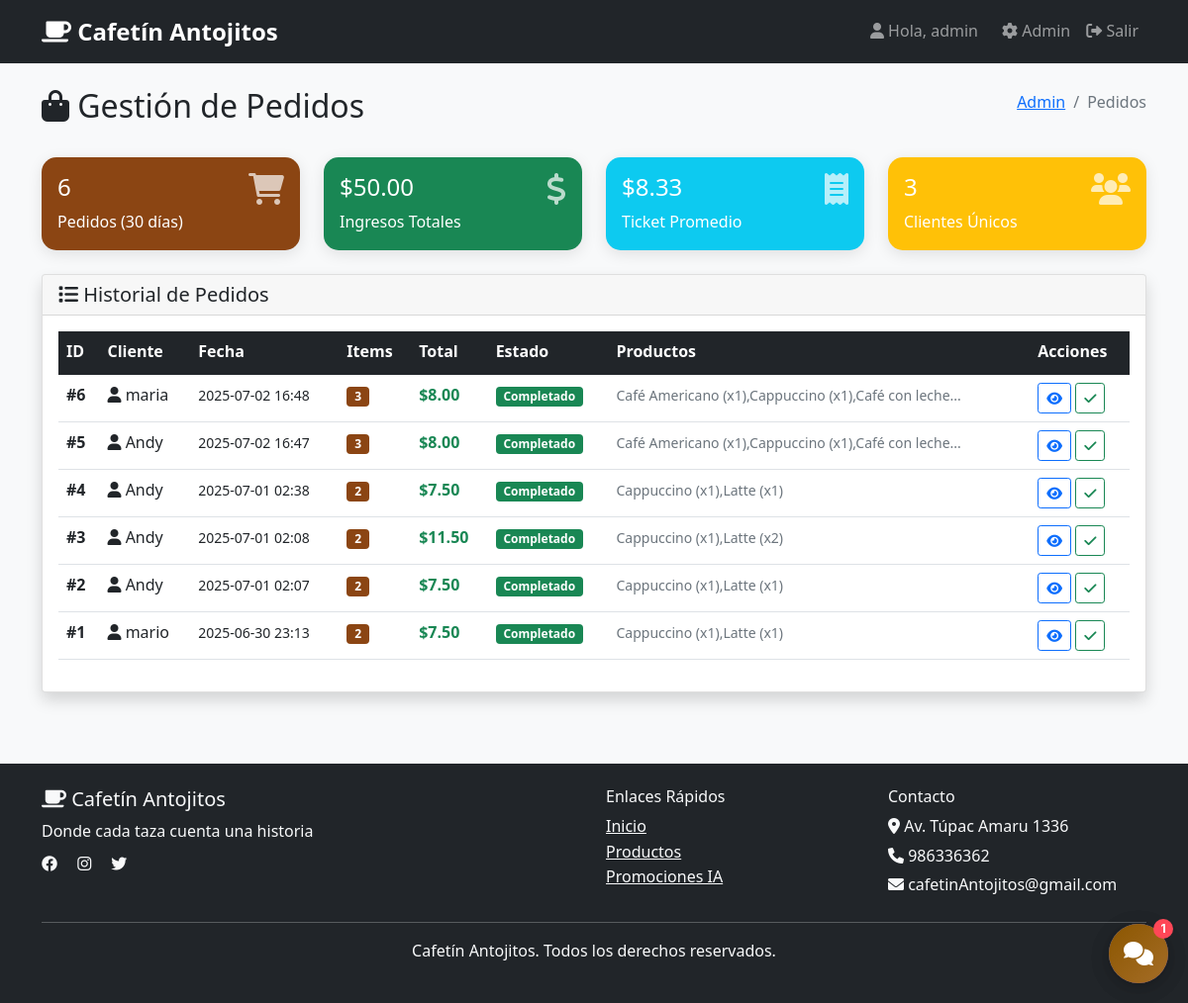
/admin/pedidos (signed in), run on the app's committed database.
### tables this page shows
CREATE TABLE pedidos (
            id INTEGER PRIMARY KEY AUTOINCREMENT,
            user_id INTEGER,
            total REAL NOT NULL,
            estado TEXT DEFAULT 'completado',
            created_at TIMESTAMP DEFAULT CURRENT_TIMESTAMP,
            FOREIGN KEY (user_id) REFERENCES usuarios (id)
        );

### app.py (the view)
@app.route('/admin/pedidos')
def admin_pedidos():
    if 'user_id' not in session or session.get('role') != 'admin':
        flash('Acceso denegado', 'error')
        return redirect(url_for('index'))
    conn = get_db_connection()
    pedidos = conn.execute('''
        SELECT
            p.*,
            u.username,
            COUNT(pd.id) as total_items,
            GROUP_CONCAT(pr.nombre || ' (x' || pd.cantidad || ')') as productos
        FROM pedidos p
        JOIN usuarios u ON p.user_id = u.id
        LEFT JOIN pedido_detalles pd ON p.id = pd.pedido_id
        LEFT JOIN productos pr ON pd.producto_id = pr.id
        GROUP BY p.id
        ORDER BY p.created_at DESC
    ''').fetchall()
    stats_pedidos = conn.execute('''
        SELECT
            COUNT(*) as total_pedidos,
            SUM(total) as ingresos_totales,
            AVG(total) as ticket_promedio,
            COUNT(DISTINCT user_id) as clientes_unicos
        FROM pedidos
        WHERE created_at >= date('now', '-30 days')
    ''').fetchone()
    conn.close()
    return render_template('admin_pedidos.html',
                         pedidos=pedidos,
                         stats_pedidos=stats_pedidos)

### app.py (called while the page is built)
def get_db_connection():
    conn = sqlite3.connect(DATABASE)
    conn.row_factory = sqlite3.Row
    return conn

### templates/admin_pedidos.html (shortened to what this page needs)
{% extends "base.html" %}
{% block content %}
<div class="container py-4">
    <div class="d-flex justify-content-between align-items-center mb-4">
        <h2><i class="fas fa-shopping-bag"></i> Gestión de Pedidos</h2>
        <nav aria-label="breadcrumb">
            <ol class="breadcrumb">
                <li class="breadcrumb-item"><a href="{{ url_for('admin') }}">Admin</a></li>
                <li class="breadcrumb-item active">Pedidos</li>
            </ol>
        </nav>
    </div>
    <div class="row mb-4">
        <div class="col-md-3">
            <div class="card stats-card bg-primary text-white">
                <div class="card-body">
                    <div class="d-flex justify-content-between">
                        <div>
                            <h4>{{ stats_pedidos.total_pedidos or 0 }}</h4>
                            <p class="mb-0">Pedidos (30 días)</p>
                        </div>
                        <div class="stats-icon">
                            <i class="fas fa-shopping-cart fa-2x"></i>
                        </div>
                    </div>
                </div>
            </div>
        </div>
        <div class="col-md-3">
            <div class="card stats-card bg-success text-white">
                <div class="card-body">
                    <div class="d-flex justify-content-between">
                        <div>
                            <h4>${{ "%.2f"|format(stats_pedidos.ingresos_totales or 0) }}</h4>
                            <p class="mb-0">Ingresos Totales</p>
                        </div>
                        <div class="stats-icon">
                            <i class="fas fa-dollar-sign fa-2x"></i>
                        </div>
                    </div>
                </div>
            </div>
        </div>
        <div class="col-md-3">
            <div class="card stats-card bg-info text-white">
                <div class="card-body">
                    <div class="d-flex justify-content-between">
                        <div>
                            <h4>${{ "%.2f"|format(stats_pedidos.ticket_promedio or 0) }}</h4>
                            <p class="mb-0">Ticket Promedio</p>
                        </div>
                        <div class="stats-icon">
                            <i class="fas fa-receipt fa-2x"></i>
                        </div>
                    </div>
                </div>
            </div>
        </div>
        <div class="col-md-3">
            <div class="card stats-card bg-warning text-white">
                <div class="card-body">
                    <div class="d-flex justify-content-between">
                        <div>
                            <h4>{{ stats_pedidos.clientes_unicos or 0 }}</h4>
                            <p class="mb-0">Clientes Únicos</p>
                        </div>
                        <div class="stats-icon">
                            <i class="fas fa-users fa-2x"></i>
                        </div>
                    </div>
                </div>
            </div>
        </div>
    </div>
    <div class="card shadow">
        <div class="card-header">
            <h5 class="mb-0"><i class="fas fa-list"></i> Historial de Pedidos</h5>
        </div>
        <div class="card-body">
            {% if pedidos %}
            <div class="table-responsive">
                <table class="table table-hover">
                    <thead class="table-dark">
                        <tr>
                            <th>ID</th>
                            <th>Cliente</th>
                            <th>Fecha</th>
                            <th>Items</th>
                            <th>Total</th>
                            <th>Estado</th>
                            <th>Productos</th>
                            <th>Acciones</th>
                        </tr>
                    </thead>
                    <tbody>
                        {% for pedido in pedidos %}
                        <tr>
                            <td><strong>#{{ pedido.id }}</strong></td>
                            <td>
                                <i class="fas fa-user"></i> {{ pedido.username }}
                            </td>
                            <td>
                                <small>{{ pedido.created_at[:16] }}</small>
                            </td>
                            <td>
                                <span class="badge bg-primary">{{ pedido.total_items or 0 }}</span>
                            </td>
                            <td>
                                <strong class="text-success">${{ "%.2f"|format(pedido.total) }}</strong>
                            </td>
                            <td>
                                <span class="badge {% if pedido.estado == 'completado' %}bg-success{% elif pedido.estado == 'pendiente' %}bg-warning{% else %}bg-secondary{% endif %}">
                                    {{ pedido.estado.title() }}
                                </span>
                            </td>
                            <td>
                                <small class="text-muted">
                                    {{ pedido.productos[:50] }}{% if pedido.productos and pedido.productos|length > 50 %}...{% endif %}
                                </small>
                            </td>
                            <td>
                                <button class="btn btn-sm btn-outline-primary" onclick="verDetalles({{pedido.id}})">
                                    <i class="fas fa-eye"></i>
                                </button>
                                <button class="btn btn-sm btn-outline-success" onclick="cambiarEstado({{pedido.id}}, 'completado')">
                                    <i class="fas fa-check"></i>
                                </button>
                            </td>
                        </tr>
                        {% endfor %}
                    </tbody>
                </table>
            </div>
            {% else %}
            <div class="text-center py-4">
                <i class="fas fa-shopping-bag fa-3x text-muted mb-3"></i>
                <h5>No hay pedidos registrados</h5>
                <p class="text-muted">Los pedidos aparecerán aquí cuando los clientes realicen compras.</p>
            </div>
            {% endif %}
        </div>
    </div>
</div>
{% endblock %}

### static/style.css (style rules this page uses)
:root { --primary-color: #8b4513; --secondary-color: #d2691e; --accent-color: #f4a460; --dark-color: #2c1810; --light-color: #f5f5dc; --success-color: #28a745; --danger-color: #dc3545; --warning-color: #ffc107; --info-color: #17a2b8; }
* { box-sizing: border-box; }
body { font-family: "Segoe UI", Tahoma, Geneva, Verdana, sans-serif; background-color: #f8f9fa; line-height: 1.6; }
.card { transition: all 0.3s ease; }
.bg-primary { background-color: var(--primary-color) !important; }

### templates/admin_pedidos.html (style rules this page uses)
.stats-card { border: none; border-radius: 15px; box-shadow: 0 4px 15px rgba(0, 0, 0, 0.1); transition: transform 0.3s ease; }
.stats-icon { opacity: 0.7; }
.table th { border-top: none; font-weight: 600; }
.breadcrumb { background: none; padding: 0; }

### data on the page
pedidos: id "6", username "maria", created_at "2025-07-02 16:48", total_items "3", total "8.00", estado "Completado", productos "Café Americano (x1),Cappuccino (x1),Café con leche"
pedidos: id "5", username "Andy", created_at "2025-07-02 16:47", total_items "3", total "8.00", estado "Completado", productos "Café Americano (x1),Cappuccino (x1),Café con leche"
pedidos: id "4", username "Andy", created_at "2025-07-01 02:38", total_items "2", total "7.50", estado "Completado", productos "Cappuccino (x1),Latte (x1)"
pedidos: id "3", username "Andy", created_at "2025-07-01 02:08", total_items "2", total "11.50", estado "Completado", productos "Cappuccino (x1),Latte (x2)"
pedidos: id "2", username "Andy", created_at "2025-07-01 02:07", total "7.50", estado "Completado", productos "Cappuccino (x1),Latte (x1)"
pedidos: id "1", username "mario", created_at "2025-06-30 23:13", total_items "2", total "7.50", estado "Completado", productos "Cappuccino (x1),Latte (x1)"

### other printed values
{{ session.username }} "admin"
{{ stats_pedidos.total_pedidos or 0 }} "6"
{{ "%.2f"|format(stats_pedidos.ingresos_totales or 0) }} "50.00"
{{ "%.2f"|format(stats_pedidos.ticket_promedio or 0) }} "8.33"
{{ stats_pedidos.clientes_unicos or 0 }} "3"
